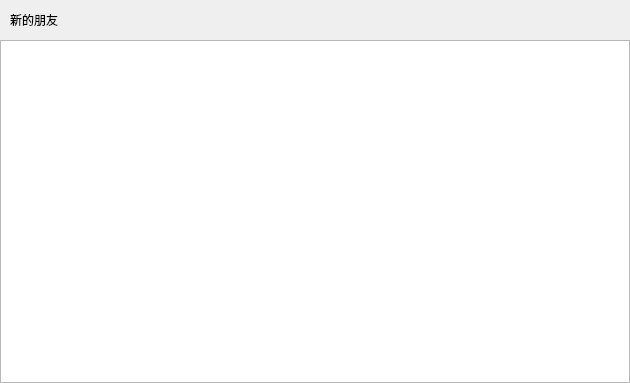
<?xml version="1.0" encoding="UTF-8"?>
<ui version="4.0">
 <class>ApplyFriendPage</class>
 <widget class="QWidget" name="ApplyFriendPage">
  <property name="geometry">
   <rect>
    <x>0</x>
    <y>0</y>
    <width>630</width>
    <height>383</height>
   </rect>
  </property>
  <property name="windowTitle">
   <string>Form</string>
  </property>
  <layout class="QVBoxLayout" name="verticalLayout">
   <property name="spacing">
    <number>0</number>
   </property>
   <property name="leftMargin">
    <number>0</number>
   </property>
   <property name="topMargin">
    <number>0</number>
   </property>
   <property name="rightMargin">
    <number>0</number>
   </property>
   <property name="bottomMargin">
    <number>0</number>
   </property>
   <item>
    <widget class="QWidget" name="friend_apply_wid" native="true">
     <layout class="QHBoxLayout" name="horizontalLayout">
      <property name="spacing">
       <number>0</number>
      </property>
      <property name="leftMargin">
       <number>0</number>
      </property>
      <property name="topMargin">
       <number>0</number>
      </property>
      <property name="rightMargin">
       <number>0</number>
      </property>
      <property name="bottomMargin">
       <number>0</number>
      </property>
      <item>
       <spacer name="horizontalSpacer_2">
        <property name="orientation">
         <enum>Qt::Orientation::Horizontal</enum>
        </property>
        <property name="sizeType">
         <enum>QSizePolicy::Policy::Fixed</enum>
        </property>
        <property name="sizeHint" stdset="0">
         <size>
          <width>10</width>
          <height>20</height>
         </size>
        </property>
       </spacer>
      </item>
      <item>
       <widget class="QLabel" name="friend_apply_lb">
        <property name="minimumSize">
         <size>
          <width>0</width>
          <height>40</height>
         </size>
        </property>
        <property name="maximumSize">
         <size>
          <width>16777215</width>
          <height>40</height>
         </size>
        </property>
        <property name="text">
         <string>新的朋友</string>
        </property>
       </widget>
      </item>
      <item>
       <spacer name="horizontalSpacer">
        <property name="orientation">
         <enum>Qt::Orientation::Horizontal</enum>
        </property>
        <property name="sizeHint" stdset="0">
         <size>
          <width>40</width>
          <height>20</height>
         </size>
        </property>
       </spacer>
      </item>
     </layout>
    </widget>
   </item>
   <item>
    <widget class="QWidget" name="widget_2" native="true">
     <layout class="QVBoxLayout" name="verticalLayout_2">
      <property name="spacing">
       <number>0</number>
      </property>
      <property name="leftMargin">
       <number>0</number>
      </property>
      <property name="topMargin">
       <number>0</number>
      </property>
      <property name="rightMargin">
       <number>0</number>
      </property>
      <property name="bottomMargin">
       <number>0</number>
      </property>
      <item>
       <widget class="ApplyFriendList" name="apply_friend_list"/>
      </item>
     </layout>
    </widget>
   </item>
  </layout>
 </widget>
 <customwidgets>
  <customwidget>
   <class>ApplyFriendList</class>
   <extends>QListWidget</extends>
   <header>applyfriendlist.h</header>
  </customwidget>
 </customwidgets>
 <resources/>
 <connections/>
</ui>
